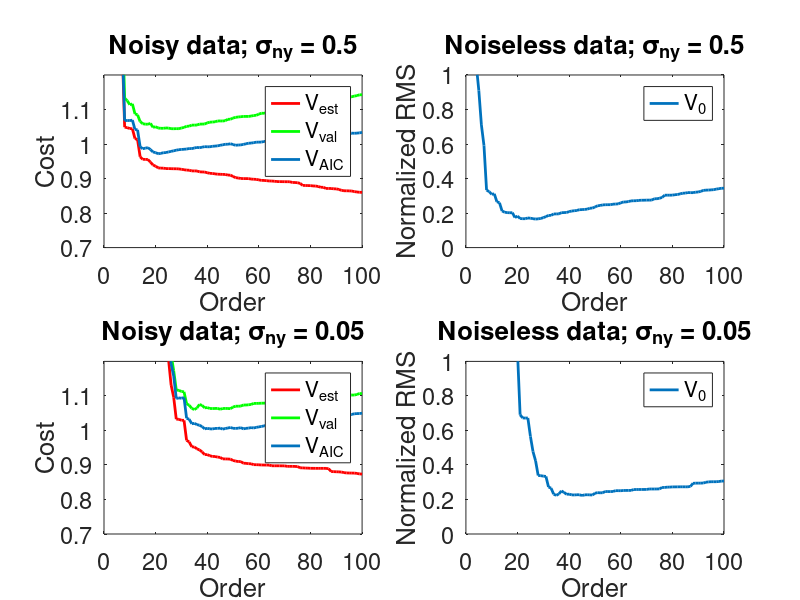

Recreate this plot in MATLAB.
%--------------------------------------------------------------------------
% Marie Valenduc and Willem Melis (November 2016) 
% System identification and modeling - Session 2
%--------------------------------------------------------------------------
clear all; close all;

% data
N_est = 1000;                               % size of the estimation set
N_val = 10000;                              % size of the validation set
N = N_est + N_val; 
index_est = 1:N_est;
index_val = N_est+1:N;

stdev_u0 = 1;
stdev_ny = 0.5;

[b,a] = cheby1(3,0.5,[2*0.15 2*0.3]);      % transfer function G0

for k =1:2:3
    % generation of the data
    
    % [B,A] = cheby1(N,R,Wp) designs an Nth order lowpass digital Chebyshev
    % filter with R decibels of peak-to-peak ripple in the passband. cheby1
    % returns the filter coefficients in length N+1 vectors B (numerator) and
    % A (denominator). The passband-edge frequency Wp.
    [b,a] = cheby1(3,0.5,[2*0.15 2*0.3]);   % transfer function G0

    u0 = stdev_u0*randn(N,1);               % input
    ny = stdev_ny*randn(N,1);               % noise on the ouput
    y0 = filter(b,a,u0);                    % noiseless on the ouput
    y = y0 + ny;                            % noisy ouput
    
    for order = 1:100
        % building matrix K(u0)
        t = toeplitz(u0(index_est));
        K = tril(t);
        K = K(:,1:order);
        
        % solving the system
        g = K\y(index_est);
        
        % output of the FIR system
        y_hat = filter(g,1,u0);

        % computing the least squares cost functions V_LS
        % based on the estimation set
        V_LS_est(order) = sum((y(index_est) - y_hat(1:N_est)).^2)/N_est; 
        % based on the validation set
        V_LS_val(order) = sum((y(index_val) - y_hat(N_est+1:N_est+N_val)).^2)/N_val;
        
        % computing the Akaike cost function V_AIC (based on the estimation
        % set !)
        V_AIC(order) = V_LS_est(order)*(1+2*(order+1)/N_est);
        
        % computing the error V_0
        V_0(order) = sum((y0(index_val) - y_hat(index_val)).^2)/N_val;       
    end
    
    disp(['- - - Results for sigma_ny = ',num2str(stdev_ny)]);
    [~,indexmin] = min(V_AIC);
    disp(['The optimal order given by the AIC is ',num2str(indexmin)]);
    
    [~,indexmin] = min(V_LS_val);
    disp(['The optimal order given by the validation set is ',num2str(indexmin)]);
    
    figure(1); subplot(2,2,k)
    plot(V_LS_est./stdev_ny^2,'r','LineWidth',2); hold all;
    plot(V_LS_val./stdev_ny^2,'g','LineWidth',2); hold all;
    plot(V_AIC./stdev_ny^2,'LineWidth',2)
    set(gca, 'fontsize', 17);
    xlim([0,100]); ylim([0.7, 1.2]);
    ylabel('Cost'); xlabel('Order');
    legend('V_{est}','V_{val}','V_{AIC}');
    if(k==1) title('Noisy data; \sigma_{ny} = 0.5'); 
    elseif(k==3) title('Noisy data; \sigma_{ny} = 0.05'); 
    end
    
    figure(1); subplot(2,2,k+1)
    plot(sqrt(V_0/stdev_ny^2),'LineWidth',2)
    set(gca, 'fontsize', 17);
    xlim([0,100]); ylim([0, 1]);
    ylabel('Normalized RMS'); xlabel('Order');
    legend('V_0');
    if(k==1) title('Noiseless data; \sigma_{ny} = 0.5'); 
    elseif(k==3) title('Noiseless data; \sigma_{ny} = 0.05'); 
    end
    
    stdev_ny = 0.05;                        % for second experiment
end







